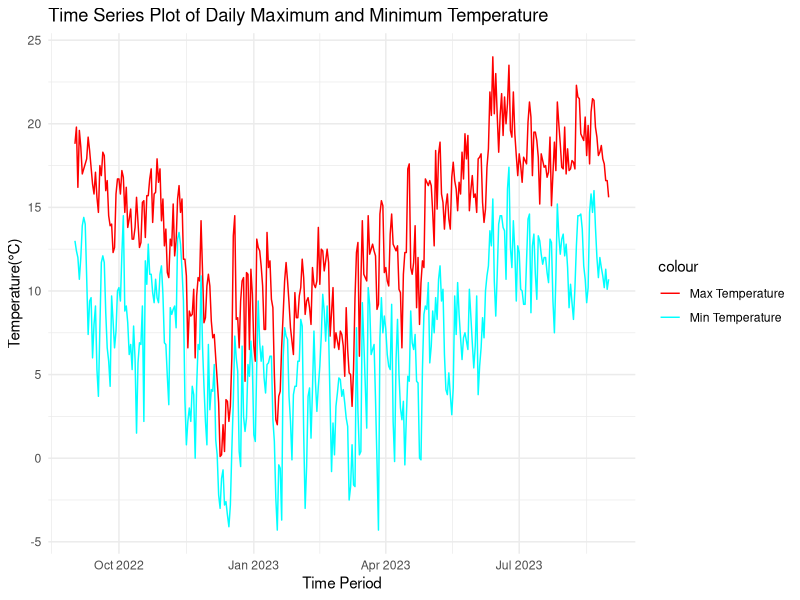
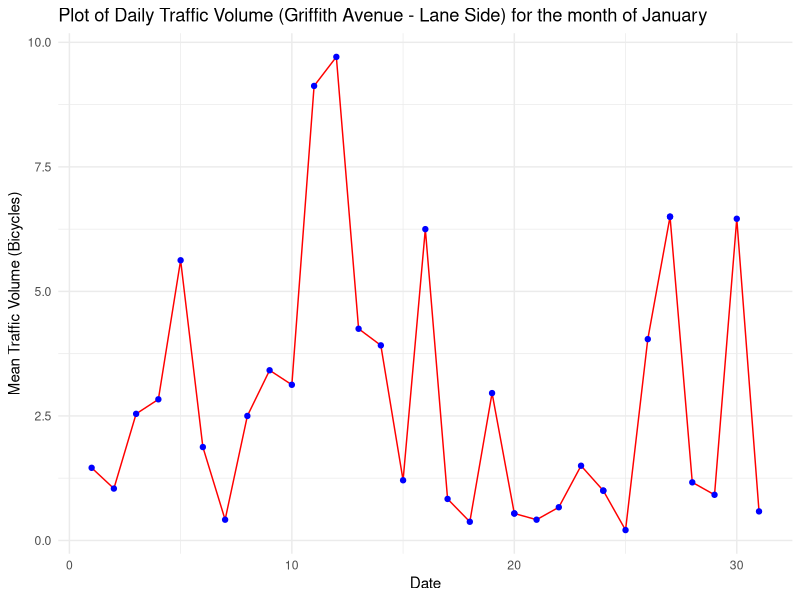
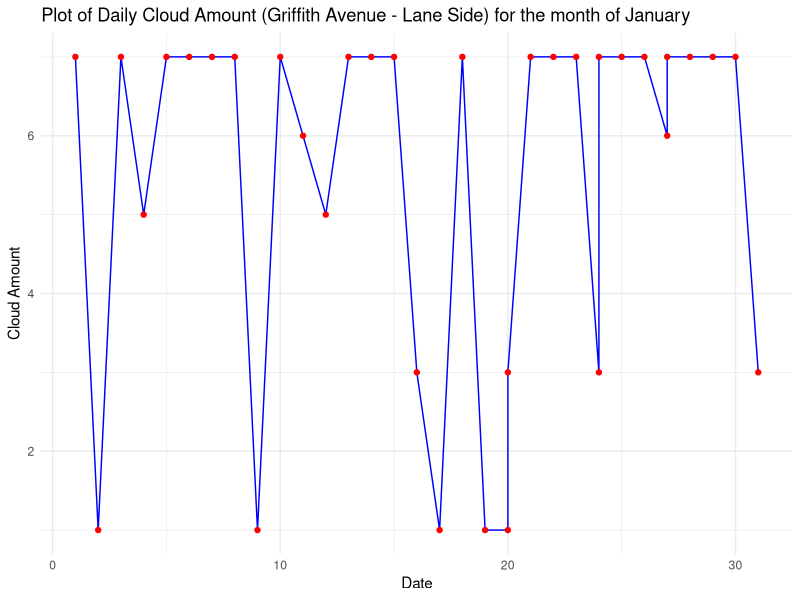
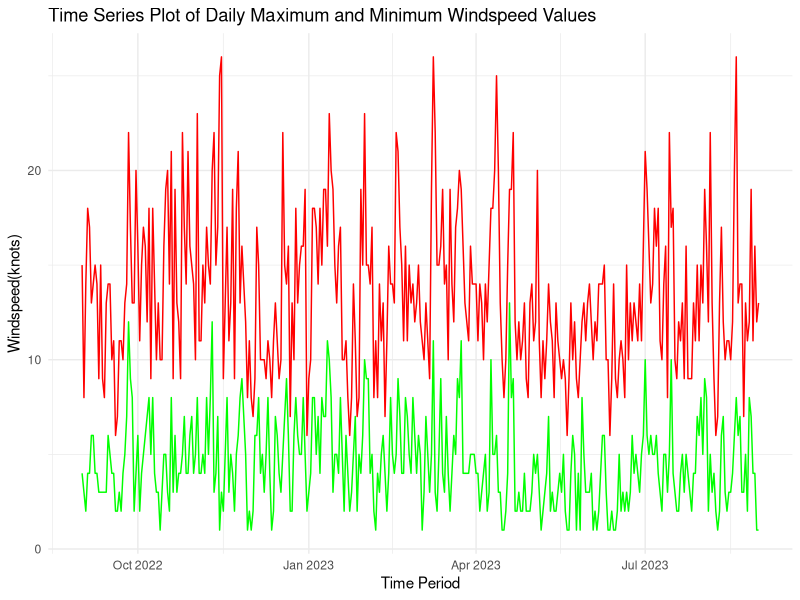

Write the R code that produced these figures, in order.
## ---- chunk 1
#| message: False
library(tidyverse)
library(knitr)
library(kableExtra)
## ---- chunk 2
dbikes_data <- as_tibble(read.csv('dublin-bikes-v2.txt',sep='\t'))
head(dbikes_data,width = 84, strict.width = "cut")
## ---- chunk 3
colnames(dbikes_data) 
## ---- chunk 4
colnames(dbikes_data)[2] <- 'Precipitation Amount'
colnames(dbikes_data)[3] <- 'Air Temperature'
colnames(dbikes_data)[4] <- 'Mean Hourly Windspeed'
colnames(dbikes_data)[5] <- 'Cloud Amount'

#Verification for changed variable names
colnames(dbikes_data)
## ---- chunk 5
dim(dbikes_data)
## ---- chunk 6
str(dbikes_data,width = 84, strict.width = "cut")
## ---- chunk 7
dbikes_data$Time <- ymd_hms(dbikes_data$Time)
time_series_df=data.frame(dbikes_data)
# Iterating over all variable names except first three
for (name in colnames(dbikes_data)[c(-1:-3,-5)]){
  dbikes_data[[name]] <- as.numeric(dbikes_data[[name]])
}
rm(name) #removing the variable after use
# Checking the structure
str(dbikes_data,width = 84, strict.width = "cut")
## ---- chunk 8
dbikes_data$`Cloud Amount` <- factor(dbikes_data$`Cloud Amount`,ordered=TRUE,levels=c(0:8))
levels(dbikes_data$`Cloud Amount`)#Checking the levels
## ---- chunk 9
dbikes_data <- mutate(dbikes_data,Weekday=wday(Time,label=TRUE),Month=month(Time,label=TRUE))
#Checking the levels for the newly added columns
levels(dbikes_data$Weekday)
levels(dbikes_data$Month)
## ---- chunk 10
dbikes_data <- mutate(dbikes_data,Date=day(Time),Hour=hour(Time)) |> select(-Time) |> relocate(c("Date","Hour","Weekday","Month"),.before="Precipitation Amount")

str(dbikes_data,width = 84, strict.width = "cut")
## ---- chunk 11
hours_per_date <- dbikes_data |>
  group_by(Date) |>
  summarise(Num_Hours = length(unique(Hour))) |> 
  filter(Num_Hours==24)

head(hours_per_date,width = 84, strict.width = "cut")
## ---- chunk 12
nrow(hours_per_date)
## ---- chunk 13
days_per_month <- dbikes_data |>
  group_by(Month) |>
  summarise(Num_Days = length(unique(Date)))

head(days_per_month,width = 84, strict.width = "cut")
## ---- chunk 14
sum(days_per_month$Num_Days)
## ---- chunk 15
tapply(dbikes_data$`Precipitation Amount`,dbikes_data$`Month`,sum) |> sort(decreasing = TRUE) |> 
  kable(booktabs = TRUE,col.names=c("Month","Total Precipitation Amount (mm)")) |> 
  kable_styling(full_width = TRUE,position = "center")
## ---- chunk 16
#Summarizing the data after grouping on rounded off dates
daily_temperatures <- time_series_df |> group_by(Day=date(Time)) |> 
  summarise(Max_Temperature = max(`Air.Temperature`), Min_Temperature = min(`Air.Temperature`))


#Plotting the time series curve for maximum 
ggplot(daily_temperatures, aes(x = Day)) +
  geom_line(aes(y = Max_Temperature, color = "Max Temperature")) +
  geom_line(aes(y = Min_Temperature, color = "Min Temperature")) +
  labs(x="Time Period",y = "Temperature(°C)") +
  ggtitle("Time Series Plot of Daily Maximum and Minimum Temperature") +
  theme_minimal() +
  scale_color_manual(values = c("Max Temperature" = "red", "Min Temperature" = "cyan"))
## ---- chunk 17
dbikes_data <- dbikes_data |> mutate(Day_Type=ifelse(Weekday %in% c("Sat","Sun"),"Weekend Day(Sat-Sun)","Week Day(Mon-Fri)"))

kable(dbikes_data |> group_by(Day_Type) |> 
        summarize(`Average Rain (mm)`= mean(`Precipitation Amount`)) |> 
        arrange(desc(`Average Rain (mm)`)),booktabs=TRUE) |> 
        kable_styling(full_width = TRUE,position = "center")
## ---- chunk 18
#| warning: false
#| message: false
mode_fxn <- function(x) {
  tbl <- table(x)
  mode_out <- as.numeric(names(tbl[tbl == max(tbl)]))
  return (mode_out)
}

dbikes_df_January <- filter(dbikes_data,Month=="Jan")
traffic_volumes <- dbikes_df_January |> group_by(Date) |> 
  summarize("Mode Cloud Amount" = mode_fxn(`Cloud Amount`),"Mean Traffic Volume (Bicycles)"=mean(Griffith.Avenue..Lane.Side.))

head(traffic_volumes,width = 84, strict.width = "cut")
## ---- chunk 19
#| message: false
#| warning: false
ggplot(traffic_volumes, aes(x = Date)) +   
geom_line(aes(y = `Mean Traffic Volume (Bicycles)`),color="red") +
geom_point(aes(y = `Mean Traffic Volume (Bicycles)`),color="blue")+
labs(title="Plot of Daily Traffic Volume (Griffith Avenue - Lane Side) for the month of January") +
theme_minimal()
## ---- chunk 20
#| message: false
#| warning: false
ggplot(traffic_volumes, aes(x = Date)) +   
geom_line(aes(y = `Mode Cloud Amount`),color="blue") +
geom_point(aes(y = `Mode Cloud Amount`),color="red")+
labs(title="Plot of Daily Cloud Amount (Griffith Avenue - Lane Side) for the month of January",y="Cloud Amount")+
theme_minimal()
## ---- chunk 21
tapply(dbikes_data$`Mean Hourly Windspeed`,dbikes_data$Month,mean) |> 
  sort(decreasing = TRUE) |> 
  kable(booktabs = TRUE,col.names=c("Month","Mean Windspeed(knots)")) |> 
  kable_styling(full_width = TRUE,position = "center")
## ---- chunk 22
#Summarizing the data after grouping on rounded off dates
daily_wdsp_values <- time_series_df |> group_by(Day=date(Time)) |> 
  summarise(Max_Windspeed = max(Mean.Hourly.Windspeed), Min_Windspeed = min(Mean.Hourly.Windspeed))


#Plotting the time series curve for maximum and minimum windspeed values

ggplot(daily_wdsp_values, aes(x = Day)) +
  geom_line(aes(y = Max_Windspeed, color = "Max Windspeed"),color="red") +
  geom_line(aes(y = Min_Windspeed, color = "Min Windspeed"),color="green") +
  labs(x="Time Period",y = "Windspeed(knots)") +
  ggtitle("Time Series Plot of Daily Maximum and Minimum Windspeed Values") +
  theme_minimal()
